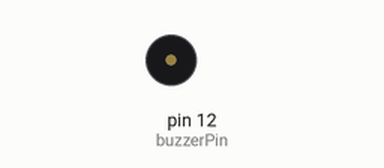
This sketch was run on a simulated Arduino Uno, built with avr-gcc and run on an emulated ATmega328P. On the bench: buzzer (waves = sounding).

Above: at 0.1 s.
Timing chart, 0 to 0.1 s (numbered marks = the images above):
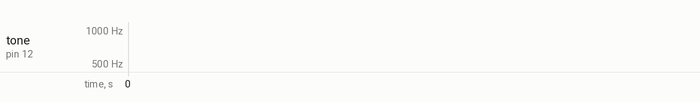

The sketch:

BUZZER_POLIS_SIREN.ino
```cpp
int buzzerPin = 12;
void setup() {
  pinMode(12 , OUTPUT);
}

void loop() {
  for (int i = 0; i <= 10 ; i++) {
    Siren1();
  }
  for (int i = 0; i <= 2; i++) {
    Siren2();
  }


}
```

Siren1.ino
```cpp
void Siren1() {
  for (int i = 262; i <= 1550 ; i++) {
    tone(buzzerPin , i);
    //delay(5);
  }

  for (int i = 1550; i >= 262 ; i--) {
    tone(buzzerPin , i);
    //delay(5);
  }

}
```

Siren2.ino
```cpp
void Siren2() {
  for (int i = 350; i <= 1150 ; i++) {
    tone(buzzerPin , i);
    delay(5);
  }
  noTone(100);
  for (int i = 1150; i >= 350 ; i--) {
    tone(buzzerPin , i);
    delay(5);
  }
  noTone(100);
}
```
